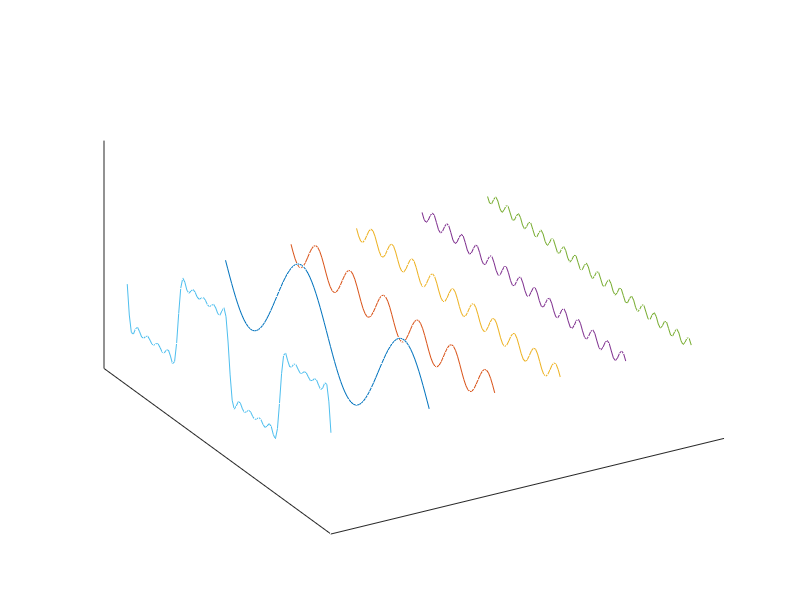

Write MATLAB code to recreate this figure.
## See chapter 2.1 in "SDR for Engineers"

samples = 100; # how many samples per waves
waves = 5;     # how many waves to sum?


x = linspace(0, 4*pi, samples);


hold on;       # combine all following plot3() calls into one graphic

## Draw the individual waves
for i = 1:2:(waves*2)
  wave = sin(x*i) / i;
  plot3(repmat(i,1,samples), x, wave );

  ## Calculate the resulting sum signal
  if i == 1
	sum = wave;
  else
	sum += wave;
  end
end

## Draw the sum signal
plot3(repmat(-2, 1,samples), x, sum );

## Define how the x/y/z axis should display:
zlim([-2, 2.5]); # keep highness in control
axis('tic[]');   # no tics
##xlabel("x");
##ylabel("y");
##zlabel("z");

## Rotate view into a nice 3D position:
view([-30, 40]);

## Alternative front view:
##view(90,0);
